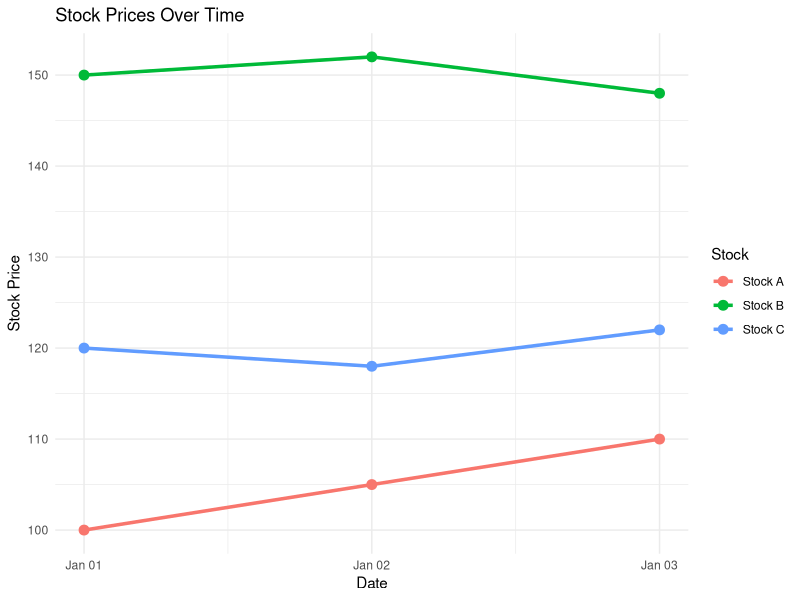

This chart was generated by the following R code:
# Install package (only once)
# install.packages("ggplot2")

library(ggplot2)

# Create dataset
stocks <- data.frame(
  Date = as.Date(c("2023-01-01", "2023-01-02", "2023-01-03")),
  Stock_A = c(100, 105, 110),
  Stock_B = c(150, 152, 148),
  Stock_C = c(120, 118, 122)
)

# Convert data into long format
long_data <- data.frame(
  Date = rep(stocks$Date, 3),
  Stock = rep(c("Stock A", "Stock B", "Stock C"), each = nrow(stocks)),
  Price = c(stocks$Stock_A, stocks$Stock_B, stocks$Stock_C)
)

# Line Chart
ggplot(long_data, aes(x = Date, y = Price, color = Stock, group = Stock)) +
  geom_line(size = 1.2) +
  geom_point(size = 3) +
  labs(
    title = "Stock Prices Over Time",
    x = "Date",
    y = "Stock Price"
  ) +
  theme_minimal()
